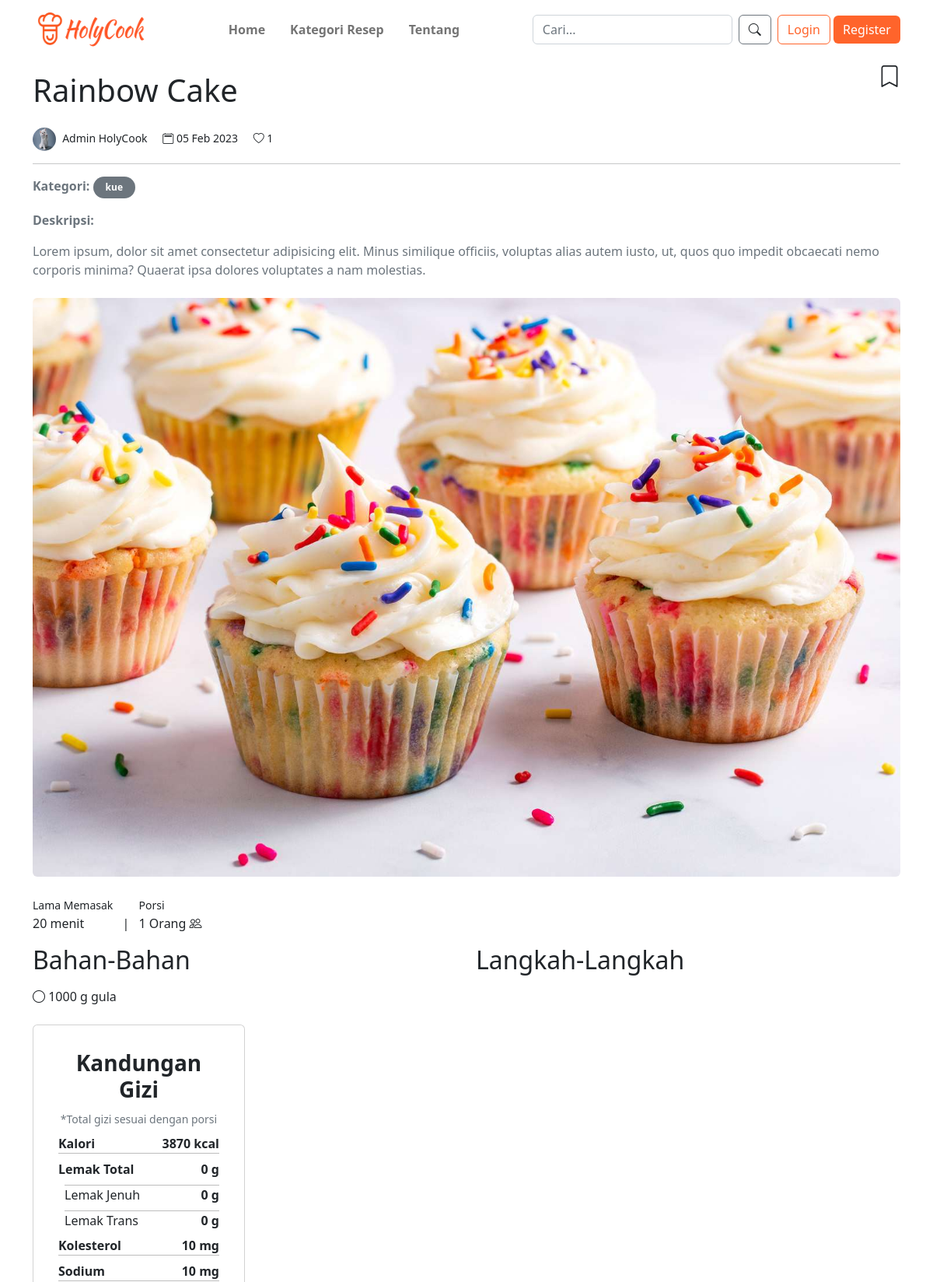
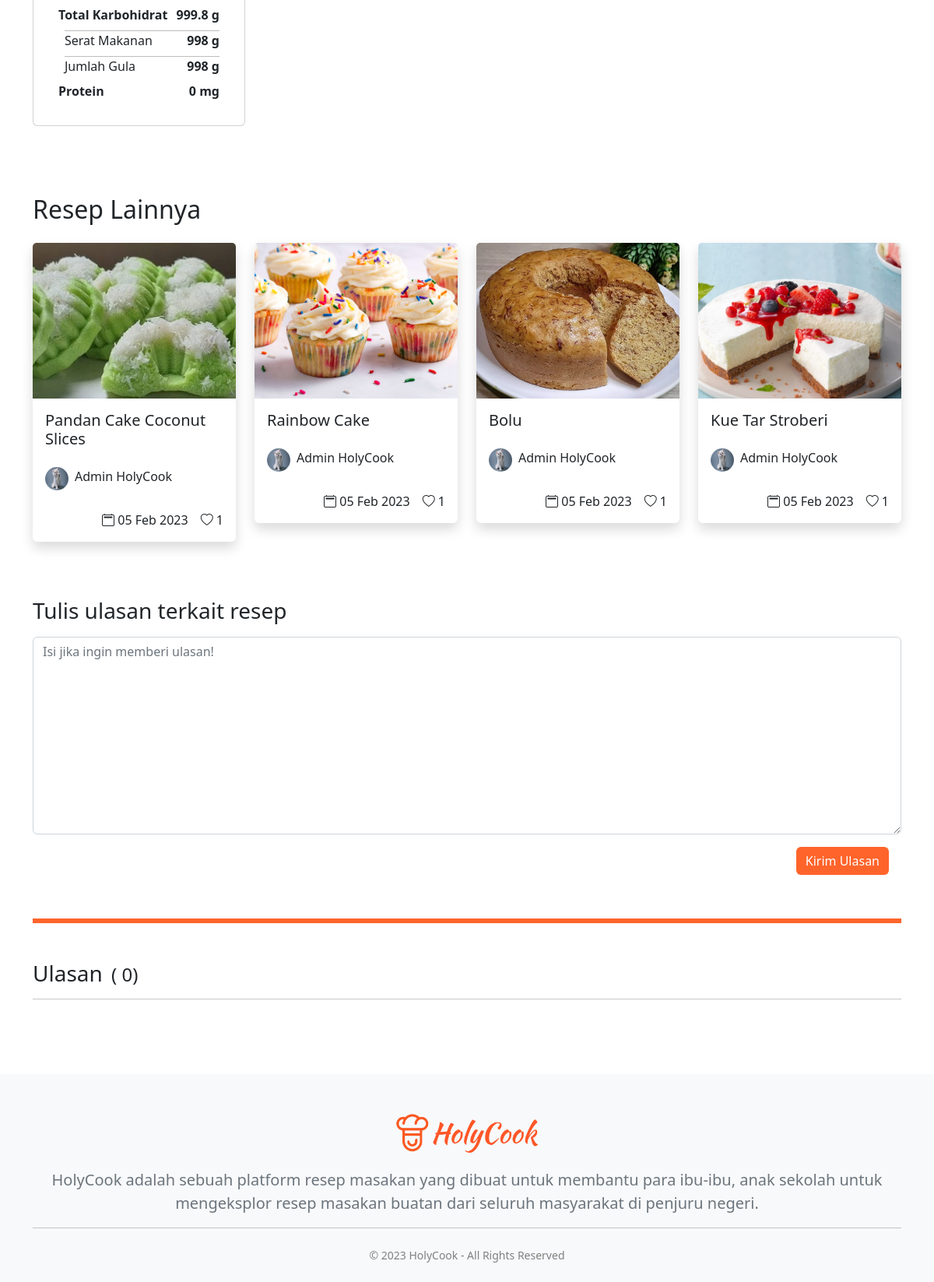
/pages/detail-resep.php?id_resep=9, run on the app's committed database (2 pictures, top to bottom).
### tables this page shows
CREATE TABLE `resep` (
  `id_resep` int(5) NOT NULL AUTO_INCREMENT,
  `judul` varchar(100) NOT NULL,
  `kategori` varchar(50) NOT NULL,
  `porsi` int(5) NOT NULL,
  `lama_masak` varchar(50) NOT NULL,
  `deskripsi` longtext NOT NULL,
  `bahan` longtext NOT NULL,
  `langkah` longtext NOT NULL,
  `gizi` longtext NOT NULL,
  `foto` varchar(50) NOT NULL,
  `tanggal` date NOT NULL,
  `id_user` int(5) NOT NULL,
  PRIMARY KEY (`id_resep`),
  KEY `id_user` (`id_user`),
  CONSTRAINT `resep_ibfk_1` FOREIGN KEY (`id_user`) REFERENCES `user` (`id_user`)
);

CREATE TABLE `user` (
  `id_user` int(5) NOT NULL AUTO_INCREMENT,
  `nama` varchar(100) NOT NULL,
  `jk` enum('L','P') NOT NULL,
  `no_telp` varchar(13) NOT NULL,
  `alamat` text NOT NULL,
  `foto` varchar(50) NOT NULL,
  `email` varchar(50) NOT NULL,
  `password` text NOT NULL,
  PRIMARY KEY (`id_user`)
);

### pages/detail-resep.php (the view, shortened to what this page needs)
<?php
include 'layout.php';
$db = dbConnect();
$id_resep = $_GET['id_resep'];
$sql = "SELECT a.*, b.nama as nama_user, b.foto as fotoUser
        FROM resep as a
        INNER JOIN user as b ON a.id_user = b.id_user
        WHERE a.id_resep = $id_resep";
$res = $db->query($sql);
if ($res) {
    $resep = $res->fetch_assoc();
} else {
    echo $db->error;
}
$sqlfav = "SELECT COUNT(*) as fav FROM resep_favorit WHERE id_resep ='$id_resep'";
$resfav = $db->query($sqlfav);
$fav = $resfav->fetch_assoc();
$kategori = $resep['kategori'];
$sqllainnya = "SELECT COUNT(*) as jml_fav, b.*, c.nama as nama_user, c.foto as fotoUser FROM resep_favorit as a
                INNER JOIN resep as b ON a.id_resep = b.id_resep
                INNER JOIN user as c ON b.id_user = c.id_user
                WHERE kategori = '$kategori'
                GROUP BY b.judul
                ORDER BY RAND()
                LIMIT 4";
$reslainnya = $db->query($sqllainnya);
$datalainnya = $reslainnya->fetch_all(MYSQLI_ASSOC);
?>
<div class="container">
    <div>
        <strong>
            <form id="ffav" action="simpan-favorit.php" method="post">
                <span class="fs-3" style="float:right;cursor:pointer" onclick="konfirmasiSimpan()"><i
                        class="bi bi-bookmark"></i></span>
            </form>
        </strong>
        <h1 class="py-3 mb-0">
            <?= $resep['judul'] ?>
        </h1>
    </div>
    <div class="my-2 mr-4">
        <?php
        if ($resep['fotoUser'] != 'profile-pict.png') {
            ?>
            <img src="../assets/uploads/profile/<?= $resep['fotoUser'] ?>" alt="Profile" class="img-fluid rounded-circle"
                style="width: 30px; height: 30px" />
            <?php
        } else {
            ?>
            <img src="../assets/images/<?= $resep['fotoUser'] ?>" alt="Profile" class="img-fluid rounded-circle"
                style="width: 30px; height: 30px" />
            <?php
        }
        ?>
        <small class="ms-1">
            <?= $resep['nama_user'] ?>
        </small>
        <small class="ms-3"><i class="bi bi-calendar2"></i>
            <?= date('d M Y', strtotime($resep['tanggal'])) ?>
        </small>
        <small class="ms-3"><i class="bi bi-heart"></i>
            <?= $fav['fav'] ?>
        </small>
    </div>
    <div class="my-2">
        <hr />
        <p class="text-muted mt-2">
            <span class="fw-semibold">Kategori: </span>
            <span class="badge rounded-pill text-bg-secondary py-2 px-3">
                <?= $resep['kategori'] ?>
            </span>
        </p>
        <p class="text-muted fw-semibold">
            <span class="fw-semibold">Deskripsi: </span>
        </p>
        <p class="text-muted">
            <?= strip_tags($resep['deskripsi']) ?>
        </p>
    </div>
    <div class=" my-4">
        <img src="../assets/uploads/resep/<?= $resep['foto'] ?>" alt="resep" class="img-fluid w-100 rounded" />
    </div>
    <div class="row mt-0">
        <div class="col-md-12">
            <ul class="list-inline">
                <li class="list-inline-item">
                    <small>Lama Memasak</small>
                    <br />
                    <span>
                        <?= $resep['lama_masak'] ?>
                    </span>
                </li>
                <li class="list-inline-item">|</li>
                <li class="list-inline-item">
                    <small>Porsi</small>
                    <br />
                    <span>
                        <?= $resep['porsi'] ?> Orang <i class="bi bi-people"></i>
                    </span>
                </li>
            </ul>
        </div>
    </div>
    <div class="row">
        <div class="col-md-6">
            <h2>Bahan-Bahan</h2>
            <div class="checklist pb-2">
                <?php
                $jml_bahan = explode(" , ", $resep['bahan']);
                for ($i = 0; $i < count($jml_bahan); $i++) {
                    ?>
                    <div class="recipe-checkbox mt-3 mb-3">
                        <span style="cursor:pointer"><i class="bi bi-circle"></i>
                            <?= $jml_bahan[$i] ?>
                        </span>
                    </div>
                    <?php
                }
                ?>
            </div>
            <div class="card p-3 w-50">
                <div class="card-body">
                    <h3 class="card-title fw-bold text-center">Kandungan Gizi</h3>
                    <center><small class="text-muted mb-3">*Total gizi sesuai dengan porsi</small></center>
                    <div class="d-flex justify-content-between mt-2" style="border-bottom: 1px solid#bdbdbd">
                        <span class="fw-bold">Kalori</span>
                        <span class="fw-semibold kalori">0</span>
                    </div>
                    <div class="d-flex justify-content-between mt-2">
                        <span class="fw-bold">Lemak Total</span>
                        <span class="fw-semibold lemak-total">0 g</span>
                    </div>
                    <div class="d-flex justify-content-between mt-2 ms-2 mt-2" style="border-top: 1px solid #bdbdbd">
                        <span>Lemak Jenuh</span>
                        <span class="fw-semibold lemak-jenuh">0 g</span>
                    </div>
                    <div class="d-flex justify-content-between mt-2 ms-2 mt-2" style="border-top: 1px solid #bdbdbd">
                        <span>Lemak Trans</span>
                        <span class="fw-semibold lemak-trans">0 g</span>
                    </div>
                    <div class="d-flex justify-content-between mt-2" style="border-bottom: 1px solid#bdbdbd">
                        <span class="fw-bold">Kolesterol</span>
                        <span class="fw-semibold kolesterol">0 g</span>
                    </div>
                    <div class="d-flex justify-content-between mt-2" style="border-bottom: 1px solid#bdbdbd">
                        <span class="fw-bold">Sodium</span>
                        <span class="fw-semibold sodium">0 g</span>
                    </div>
                    <div class="d-flex justify-content-between mt-2">
                        <span class="fw-bold">Total Karbohidrat</span>
                        <span class="fw-semibold karbohidrat">0 g</span>
                    </div>
                    <div class="d-flex justify-content-between mt-2 ms-2 mt-2" style="border-top: 1px solid #bdbdbd">
                        <span>Serat Makanan</span>
                        <span class="fw-semibold seratmakanan">0 g</span>
                    </div>
                    <div class="d-flex justify-content-between mt-2 ms-2 mt-2" style="border-top: 1px solid #bdbdbd">
                        <span>Jumlah Gula</span>
                        <span class="fw-semibold jumlahgula">0 g</span>
                    </div>
                    <div class="d-flex justify-content-between mt-2">
                        <span class="fw-bold">Protein</span>
                        <span class="fw-semibold protein">0 g</span>
                    </div>
                </div>
            </div>
            <br>
        </div>
        <div class="col-md-6">
            <h2>Langkah-Langkah</h2>
        </div>
    </div>
    <div class="row mb-4">
        <h2 class="py-3 mt-5">Resep Lainnya</h2>
        <?php
        foreach ($datalainnya as $barisData) {
            ?>
            <div class="col-md-3 mb-5">
                <a href="detail-resep.php?id_resep=<?= $barisData['id_resep'] ?>"
                    class="text-decoration-none text-dark resep">
                    <div class="card shadow border-0">
                        <div class="inner">
                            <img src="../assets/uploads/resep/<?= $barisData['foto'] ?>" class="card-img-top img-fluid"
                                alt="..." style="width: 100%; height: 200px;" />
                        </div>
                        <div class="card-body">
                            <h5 class="card-title mb-4 judul">
                                <?= $barisData['judul'] ?>
                            </h5>
                            <div class="d-flex justify-content-start">
                                <?php
                                if ($barisData['fotoUser'] != 'profile-pict.png') {
                                    ?>
                                    <img src="../assets/uploads/profile/<?= $barisData['fotoUser'] ?>" alt="Profile"
                                        class="img-fluid rounded-circle" style="width: 30px; height: 30px" />
                                    <?php
                                } else {
                                    ?>
                                    <img src="../assets/images/<?= $barisData['fotoUser'] ?>" alt="Profile"
                                        class="img-fluid rounded-circle" style="width: 30px; height: 30px" />
                                    <?php
                                }
                                ?>
                                <p class="ms-2">
                                    <?= $barisData['nama_user'] ?>
                                </p>
                            </div>
                        </div>
                        <div class="d-flex justify-content-end">
                            <p class="me-3"><i class="bi bi-calendar2"></i>
                                <?= date('d M Y', strtotime($barisData['tanggal'])) ?>
                            </p>
                            <p class="me-3"><i class="bi bi-heart"></i>
                                <?= $barisData['jml_fav'] ?>
                            </p>
                        </div>
                    </div>
                </a>
            </div>
            <?php
        }
        ?>
    </div>
    <h3 class="mb-3">Tulis ulasan terkait resep</h3>
    <form action="simpan-ulasan.php" method="post">
        <div class="form-group">
            <textarea name="isi" class="form-control w-100 mb-3" rows="10" placeholder="Isi jika ingin memberi ulasan!"
                required></textarea>
            <div class="d-flex justify-content-end me-3 mb-2">
                <button type="submit" name="submit" class="btn btn-primary btnOren mb-5"
                    style="background:#ff642b;border:none;">Kirim
                    Ulasan</button>
            </div>
        </div>
    </form>
    <div style="border: 3px solid #ff642b" class="mb-5"></div>
    <?php
    $sqlcount = "SELECT COUNT(*) as jml_ulasan FROM ulasan WHERE id_resep = '$id_resep'";
    $rescount = $db->query($sqlcount);
    $jml_ulasan = $rescount->fetch_assoc();
    ?>
    <h3 class="mb-3">Ulasan
        <span class="fs-4 ms-1">
            (
            <?= $jml_ulasan['jml_ulasan'] ?>)
        </span>
    </h3>
    <hr>
</div>

### assets/components/Style.css (style rules this page uses)
.inner { overflow: hidden; }
.inner img { transition: all 0.5s ease; object-fit: cover; }
.resep .judul { transition: all 0.3s ease; }
.btnOren { background: #ff642b; border-color: #ff642b; }

### pages/layout.php (style rules this page uses)
html, body { height: 100%; background: #fff; }

### data on the page
resep: judul "Rainbow Cake", id_user.foto (picture), id_user.nama "Admin HolyCook", tanggal "05 Feb 2023", kategori "kue", deskripsi "Lorem ipsum, dolor sit amet consectetur adipisicing elit. Minus similique officiis, voluptas alias autem iusto, ut, quos quo impedit obcaecati nemo corporis minima? Quaerat ipsa dolores voluptates a nam molestias.", foto (picture), lama_masak "20 menit", porsi "1", bahan "1000 g gula", jml_fav "1"
resep: foto (picture), judul "Pandan Cake Coconut Slices", id_user.foto (picture), id_user.nama "Admin HolyCook", tanggal "05 Feb 2023", jml_fav "1"
resep: foto (picture), judul "Bolu", id_user.foto (picture), id_user.nama "Admin HolyCook", tanggal "05 Feb 2023", jml_fav "1"
resep: foto (picture), judul "Kue Tar Stroberi", id_user.foto (picture), id_user.nama "Admin HolyCook", tanggal "05 Feb 2023", jml_fav "1"

### other printed values
$fav['fav'] "1"
$jml_ulasan['jml_ulasan'] "0"
